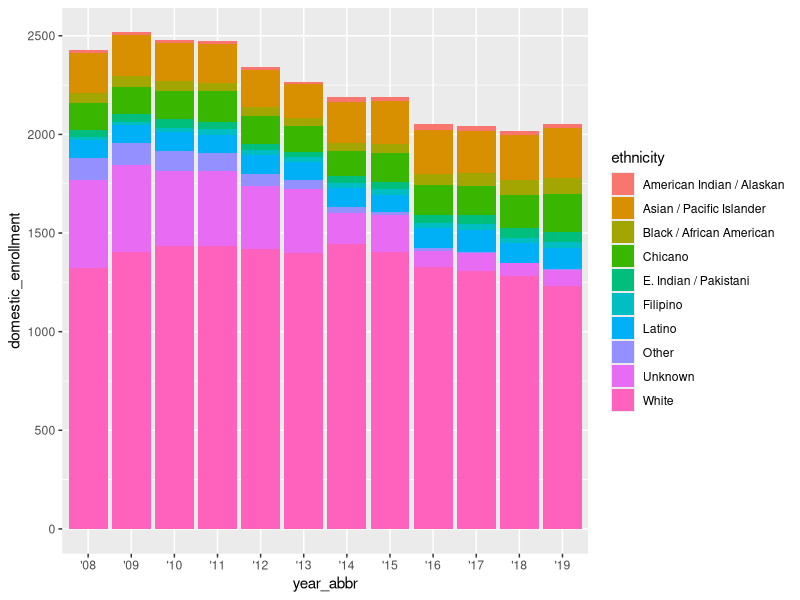

This chart was generated by the following R code:
## ---- chunk 1
knitr::opts_chunk$set(echo = TRUE)

# Attaching packages
library(tidyverse)
library(here)
library(dplyr)

## ---- chunk 2
# Read in data
ucsb_grad <- read_csv(here("data", "ucsb_grad_data.csv"))
## ---- chunk 3
ggplot(data = ucsb_grad, aes(x = year_abbr, y = domestic_enrollment, fill = ethnicity)) +
  geom_col()
